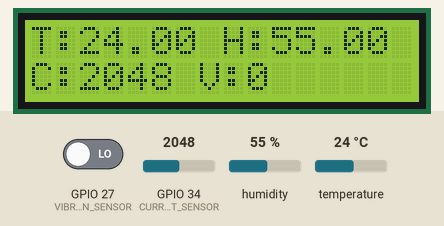
Recording of a sketch running on a simulated ESP32. Parts: 16×2 character LCD. The test bench sets the inputs (shaded band); at power-on: GPIO 27 (VIBRATION_SENSOR) LOW, humidity 55 %, GPIO 34 (CURRENT_SENSOR) = 2048, temperature 24 °C. WiFi joins after 1.5 s; servers stay silent unless stated; what the sketch prints to the serial monitor is not drawn.

Above: at 4.7 s.
4.8 s: GPIO 27 (VIBRATION_SENSOR) driven HIGH
At 6.2 s:
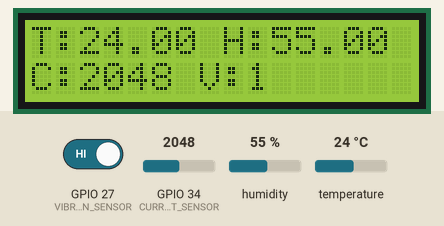
7.5 s: humidity set to 22 %
At 8.9 s:
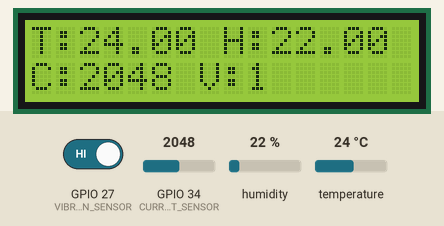
10.2 s: GPIO 34 (CURRENT_SENSOR) set to 2866
At 12.1 s:
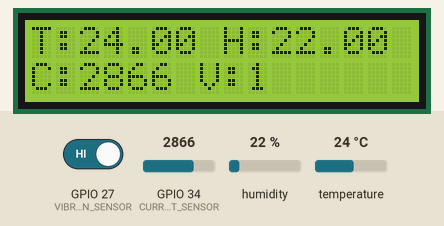
13.2 s: temperature set to 12 °C
At 14.9 s:
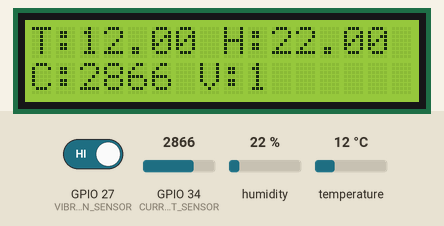
15.9 s: GPIO 34 (CURRENT_SENSOR) set to 11
At 19.2 s:
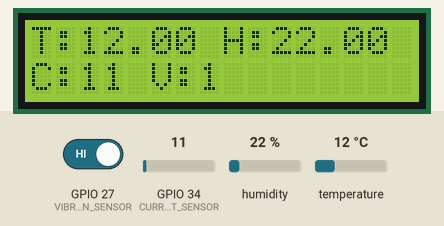
21.9 s: GPIO 34 (CURRENT_SENSOR) set to 8
At 23.4 s:
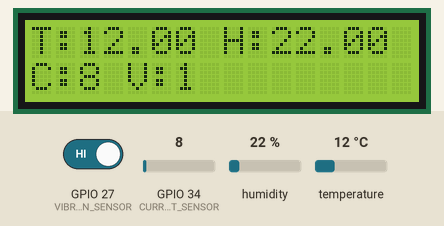
Timing chart, 0 to 24.9 s (numbered marks = the images above; inputs shaded):
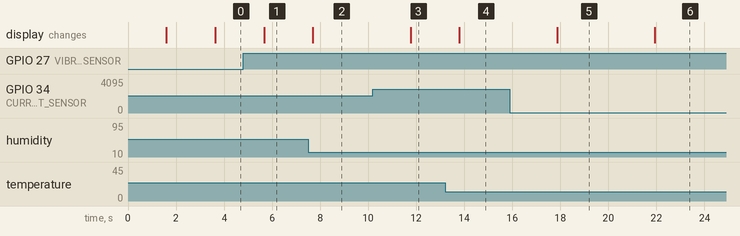

The sketch:

Project_2_Code.ino
```cpp
#include <WiFi.h>
#include <DHT.h>
#include <LiquidCrystal_I2C.h>

#define DHTPIN 4
#define DHTTYPE DHT22

#define CURRENT_SENSOR 34
#define VIBRATION_SENSOR 27

DHT dht(DHTPIN, DHTTYPE);

LiquidCrystal_I2C lcd(0x27,16,2);

const char* ssid = "Your_WiFi_Name";
const char* password = "Your_WiFi_Password";

float temperature;
float humidity;
int currentValue;
int vibrationValue;

void setup()
{
Serial.begin(115200);

dht.begin();

pinMode(VIBRATION_SENSOR, INPUT);

lcd.init();
lcd.backlight();

WiFi.begin(ssid, password);

lcd.clear();
lcd.setCursor(0,0);
lcd.print("Connecting");

while(WiFi.status()!=WL_CONNECTED)
{
delay(500);
Serial.print(".");
}

lcd.clear();
lcd.print("WiFi Connected");
delay(2000);
}

void loop()
{
temperature = dht.readTemperature();
humidity = dht.readHumidity();

currentValue = analogRead(CURRENT_SENSOR);

vibrationValue = digitalRead(VIBRATION_SENSOR);

Serial.println("===========");
Serial.print("Temperature : ");
Serial.println(temperature);

Serial.print("Humidity : ");
Serial.println(humidity);

Serial.print("Current : ");
Serial.println(currentValue);

Serial.print("Vibration : ");
Serial.println(vibrationValue);

lcd.clear();

lcd.setCursor(0,0);
lcd.print("T:");
lcd.print(temperature);
lcd.print(" H:");
lcd.print(humidity);

lcd.setCursor(0,1);
lcd.print("C:");
lcd.print(currentValue);

lcd.print(" V:");
lcd.print(vibrationValue);

if(temperature > 60)
{
Serial.println("ALERT: HIGH TEMPERATURE");
}

if(vibrationValue == HIGH)
{
Serial.println("ALERT: ABNORMAL VIBRATION");
}

delay(2000);
}
```

Measured:
- after the input at 4.8 s, the display: changes after 0.86 s (image 1)
- after the input at 7.5 s, the display: changes after 0.20 s (image 2)
- after the input at 10.2 s, the display: changes after 1.6 s (image 3)
- after the input at 13.2 s, the display: changes after 0.60 s (image 4)
- after the input at 15.9 s, the display: changes after 2.0 s (image 5)
- after the input at 21.9 s, the display: changes at once (image 6)
